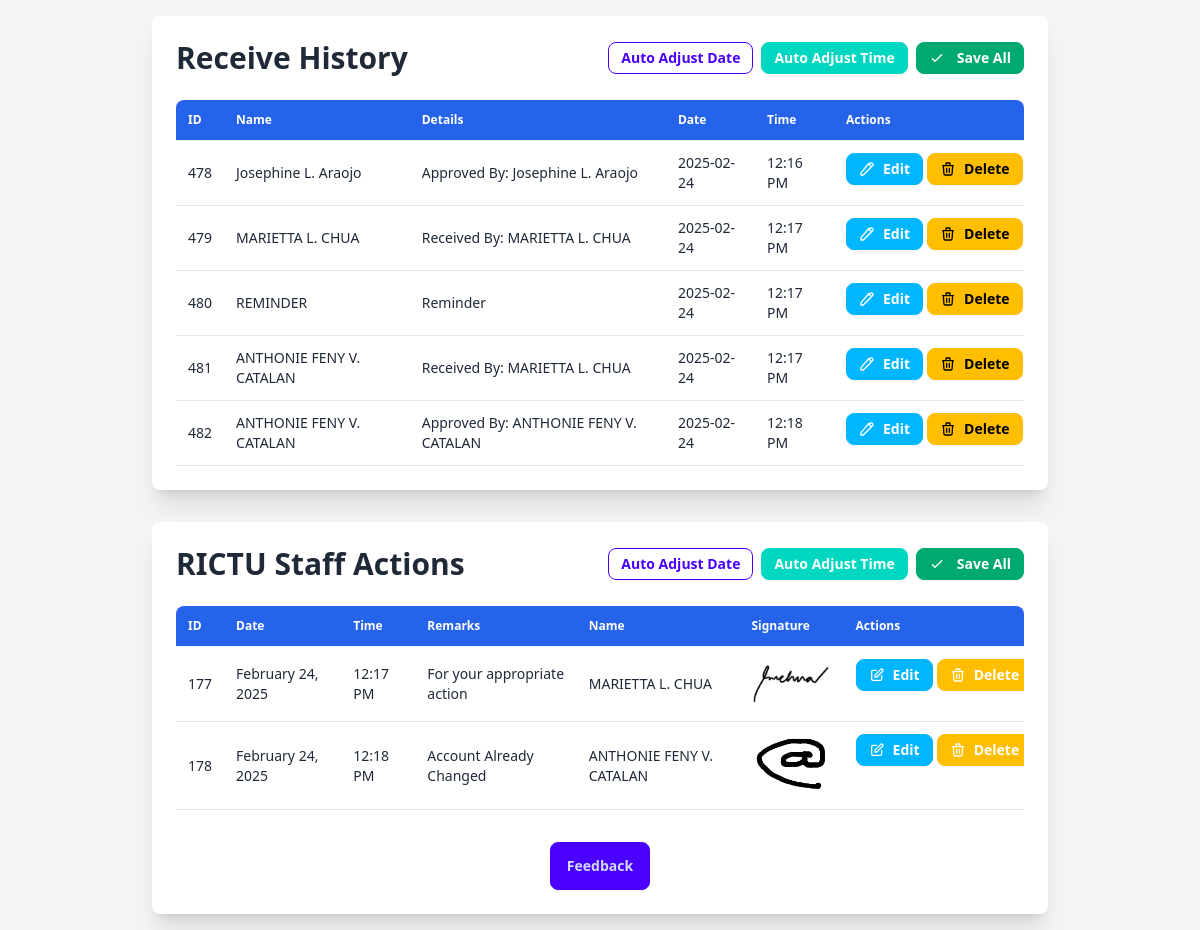
The page /edit-receive.php?id=299 on the database its author committed.
### tables this page shows
CREATE TABLE `srfhistory` (
  `id` int(11) NOT NULL,
  `trackid` int(11) NOT NULL,
  `name` text NOT NULL,
  `details` longtext NOT NULL,
  `equipment_id` int(11) NOT NULL,
  `date` text NOT NULL,
  `time` text NOT NULL,
  `status` text NOT NULL,
  `personnel` text NOT NULL,
  `office` text NOT NULL
);

CREATE TABLE `srf_actiontaken` (
  `id` int(11) NOT NULL,
  `trackid` int(11) NOT NULL,
  `userId` text NOT NULL,
  `name` text NOT NULL,
  `remarks` longtext NOT NULL,
  `date` text NOT NULL,
  `time` text NOT NULL
);

CREATE TABLE `srfactionstaff` (
  `id` int(11) NOT NULL,
  `personelid` int(11) NOT NULL,
  `stationid` int(11) NOT NULL,
  `officeid` text NOT NULL,
  `name` text NOT NULL,
  `role` text NOT NULL,
  `office` text NOT NULL,
  `station` text NOT NULL,
  `level` int(11) NOT NULL,
  `signature` text NOT NULL
);

### edit-receive.php (the view, shortened to what this page needs)
<?php
require_once 'connect.php';
$trackid = $_GET['id'];
$sql = "SELECT id, name, date, time, details FROM srfhistory WHERE trackid = ? ORDER BY id ASC";
$stmt = $conn->prepare($sql);
$stmt->bind_param("s", $trackid);
$stmt->execute();
$history_result = $stmt->get_result();
$query = "SELECT
            srf_actiontaken.id,
            srf_actiontaken.date,
            srf_actiontaken.time,
            srf_actiontaken.remarks,
            srf_actiontaken.name,
            srfactionstaff.signature
          FROM srf_actiontaken
          INNER JOIN srfactionstaff ON srf_actiontaken.name = srfactionstaff.name
          WHERE srf_actiontaken.trackid = ?";
$stmt_action = $conn->prepare($query);
$stmt_action->bind_param("s", $trackid);
if (!$stmt_action->execute()) {
    die('Execute failed: ' . htmlspecialchars($stmt_action->error));
}
$action_result = $stmt_action->get_result();
?>
<!DOCTYPE html>
<html lang="en">
<head>
    <link href="https://cdn.jsdelivr.net/npm/daisyui@4.12.2/dist/full.min.css" rel="stylesheet" type="text/css" />
    <script src="https://cdn.tailwindcss.com"></script>
</head>
<body class="bg-gray-100 p-4 min-h-screen flex flex-col items-center">
    <div class="container max-w-4xl mx-auto bg-white rounded-lg shadow-xl p-6 mb-8">
        <div class="flex justify-between items-center mb-6">
            <h1 class="text-3xl font-bold text-gray-800">Receive History</h1>
            <div class="flex gap-2">
                <button onclick="autoAdjustReceiveDate()" class="btn btn-sm btn-outline btn-primary">Auto Adjust Date</button>
                <button onclick="autoAdjustReceiveTime()" class="btn btn-sm btn-accent text-white">Auto Adjust Time</button>
                <button id="saveAllReceiveBtn" onclick="saveAllReceive()" class="btn btn-sm btn-success text-white">
                    <svg xmlns="http://www.w3.org/2000/svg" class="h-4 w-4 mr-1" fill="none" viewBox="0 0 24 24" stroke="currentColor"><path stroke-linecap="round" stroke-linejoin="round" stroke-width="2" d="M5 13l4 4L19 7" /></svg>
                    Save All
                </button>
            </div>
        </div>
        <?php if ($history_result->num_rows > 0): ?>
            <div class="overflow-x-auto">
                <table id="receiveHistoryTable" class="responsive-table table w-full text-left">
                    <thead>
                        <tr class="bg-blue-600 text-white">
                            <th class="p-3 rounded-tl-lg">ID</th>
                            <th class="p-3">Name</th>
                            <th class="p-3">Details</th>
                            <th class="p-3">Date</th>
                            <th class="p-3">Time</th>
                            <th class="p-3 rounded-tr-lg">Actions</th>
                        </tr>
                    </thead>
                    <tbody>
                        <?php while($row = $history_result->fetch_assoc()): ?>
                            <tr class="hover:bg-gray-50 border-b border-gray-200">
                                <td class="p-3" data-label="ID"><?= htmlspecialchars($row['id']) ?></td>
                                <td class="p-3" data-label="Name">
                                    <span id="name_<?= $row['id'] ?>"><?= htmlspecialchars($row['name']) ?></span>
                                </td>
                                <td class="p-3" data-label="Details">
                                    <span id="details_<?= $row['id'] ?>"><?= htmlspecialchars($row['details']) ?></span>
                                </td>
                                <td class="p-3" data-label="Date">
                                    <span id="date_<?= $row['id'] ?>"><?= htmlspecialchars($row['date']) ?></span>
                                </td>
                                <td class="p-3" data-label="Time">
                                    <span id="time_<?= $row['id'] ?>"><?= date("h:i A", strtotime($row['time'])) ?></span>
                                </td>
                                <td class="p-3 flex flex-col gap-2 md:flex-row md:gap-1" data-label="Actions">
                                    <button onclick="toggleEdit(<?= $row['id'] ?>)" id="edit_btn_<?= $row['id'] ?>" class="btn btn-sm btn-info text-white"><svg xmlns="http://www.w3.org/2000/svg" class="h-4 w-4" fill="none" viewBox="0 0 24 24" stroke="currentColor"><path stroke-linecap="round" stroke-linejoin="round" stroke-width="2" d="M15.232 5.232l3.536 3.536m-2.036-5.036a2.5 2.5 0 113.536 3.536L6.5 21.036H3v-3.5L14.732 3.732z" /></svg>Edit</button>
                                    <a href="delete-receive.php?id=<?= $row['id'] ?>" class="btn btn-sm btn-warning" onclick='return confirm("Are you sure?")'><svg xmlns="http://www.w3.org/2000/svg" class="h-4 w-4" fill="none" viewBox="0 0 24 24" stroke="currentColor"><path stroke-linecap="round" stroke-linejoin="round" stroke-width="2" d="M19 7l-.867 12.142A2 2 0 0116.138 21H7.862a2 2 0 01-1.995-1.858L5 7m5 4v6m4-6v6m1-10V4a1 1 0 00-1-1h-4a1 1 0 00-1 1v3M4 7h16" /></svg>Delete</a>
                                </td>
                            </tr>
                        <?php endwhile; ?>
                    </tbody>
                </table>
            </div>
        <?php else: ?>
            <p class="text-gray-600 text-center">No receive history records found.</p>
        <?php endif; ?>
    </div>
    <div class="container max-w-4xl mx-auto bg-white rounded-lg shadow-xl p-6">
        <div class="flex justify-between items-center mb-6">
            <h1 class="text-3xl font-bold text-gray-800">RICTU Staff Actions</h1>
            <div class="flex gap-2">
                <button onclick="autoAdjustActionDate()" class="btn btn-sm btn-outline btn-primary">Auto Adjust Date</button>
                <button onclick="autoAdjustActionTime()" class="btn btn-sm btn-accent text-white">Auto Adjust Time</button>
                <button id="saveAllActionBtn" onclick="saveAllAction()" class="btn btn-sm btn-success text-white">
                    <svg xmlns="http://www.w3.org/2000/svg" class="h-4 w-4 mr-1" fill="none" viewBox="0 0 24 24" stroke="currentColor"><path stroke-linecap="round" stroke-linejoin="round" stroke-width="2" d="M5 13l4 4L19 7" /></svg>
                    Save All
                </button>
            </div>
        </div>
        <?php if ($action_result && $action_result->num_rows > 0): ?>
            <div class="overflow-x-auto">
                <table id="staffActionsTable" class="responsive-table table w-full text-left">
                    <thead>
                        <tr class="bg-blue-600 text-white">
                            <th class="p-3 rounded-tl-lg">ID</th> <th class="p-3">Date</th> <th class="p-3">Time</th> <th class="p-3">Remarks</th>
                            <th class="p-3">Name</th> <th class="p-3">Signature</th> <th class="p-3 rounded-tr-lg">Actions</th>
                        </tr>
                    </thead>
                    <tbody>
                        <?php while ($row = $action_result->fetch_assoc()): $id = $row['id']; ?>
                            <tr id='row_<?= $id ?>' class="hover:bg-gray-50 border-b border-gray-200">
                                <td class="p-3" data-label="ID"><?= htmlspecialchars($row['id']) ?></td>
                                <td class="p-3" data-label="Date">
                                    <span id='date_<?= $id ?>'><?= date("F j, Y", strtotime($row['date'])) ?></span>
                                </td>
                                <td class="p-3" data-label="Time">
                                    <span id='time_<?= $id ?>'><?= date("h:i A", strtotime($row['time'])) ?></span>
                                </td>
                                <td class="p-3" data-label="Remarks">
                                    <span id='remarks_<?= $id ?>'><?= htmlspecialchars($row['remarks']) ?></span>
                                </td>
                                <td class="p-3" data-label="Name">
                                    <span id='name_<?= $id ?>'><?= htmlspecialchars($row['name']) ?></span>
                                </td>
                                <td class="p-3" data-label="Signature">
                                    <img src='srfsigner/<?= htmlspecialchars($row['signature']) ?>' alt='Signature' class='w-24 h-auto object-contain'>
                                </td>
                                <td class="p-3 flex flex-col gap-2 md:flex-row md:gap-1">
                                    <button onclick='editRow(<?= $id ?>)' class='btn btn-sm btn-info text-white edit-action-btn-<?= $id ?>'><svg class="w-4 h-4" fill="none" stroke="currentColor" viewBox="0 0 24 24" xmlns="http://www.w3.org/2000/svg"><path stroke-linecap="round" stroke-linejoin="round" stroke-width="2" d="M11 5H6a2 2 0 00-2 2v11a2 2 0 002 2h11a2 2 0 002-2v-5m-1.414-9.414a2 2 0 112.828 2.828L11.828 15H9v-2.828l8.586-8.586z"></path></svg>Edit</button>
                                    <button onclick='deleteActionRow(<?= $id ?>)' class='btn btn-sm btn-warning text-white'>Delete</button>
                                </td>
                            </tr>
                        <?php endwhile; ?>
                    </tbody>
                </table>
            </div>
        <?php else: ?>
            <p class="text-gray-600 text-center">No records found.</p>
        <?php endif; $stmt_action->close(); ?>
        <div class="flex justify-center mt-8">
            <button type="button" class="btn btn-primary" onclick="addModal.showModal()">Feedback</button>
        </div>
    </div>
</body>
</html>

### rows shown on the page
srfhistory: id "478", name "Josephine L. Araojo", details "Approved By: Josephine L. Araojo", date "2025-02-24", time "12:16 PM"
srfhistory: id "479", name "MARIETTA L. CHUA", details "Received By: MARIETTA L. CHUA", date "2025-02-24", time "12:17 PM"
srfhistory: id "480", name "REMINDER", details "Reminder", date "2025-02-24", time "12:17 PM"
srfhistory: id "481", name "ANTHONIE FENY V. CATALAN", details "Received By: MARIETTA L. CHUA", date "2025-02-24", time "12:17 PM"
srfhistory: id "482", name "ANTHONIE FENY V. CATALAN", details "Approved By: ANTHONIE FENY V. CATALAN", date "2025-02-24", time "12:18 PM"
srf_actiontaken: id "177", date "February 24, 2025", time "12:17 PM", remarks "For your appropriate action", name "MARIETTA L. CHUA", srfactionstaff.signature (picture)
srf_actiontaken: id "178", date "February 24, 2025", time "12:18 PM", remarks "Account Already Changed", name "ANTHONIE FENY V. CATALAN", srfactionstaff.signature (picture)
